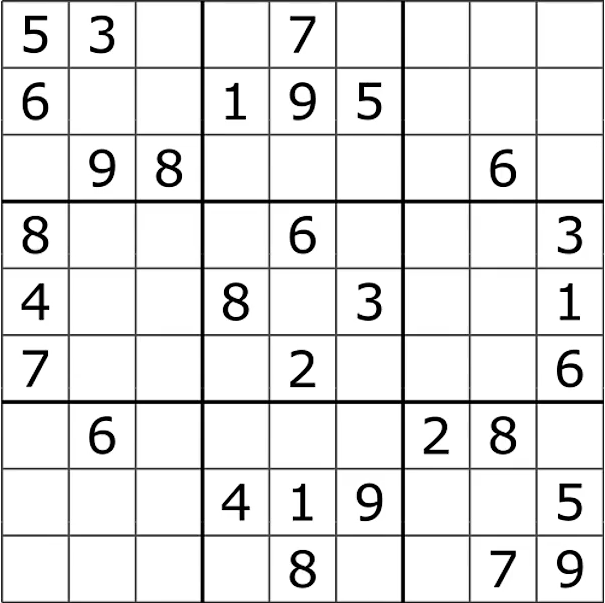
#> input picture OpenCV实战/3_图像拼接/chess.png, 605 x 603 px
$ python 1_harris.py
#> lines starting #> are read from the running program, lines starting #| are printed output that depends on the picture
"""
Harris角点.
哈里斯角点检测:
三种状况:
    1. 一种是平坦区域.
    2. 一种是沿边缘进行移动, 那么x轴方向进行sobel运算则不会变.
    3. 如果已经在角点上时, 那么无论角点, 往那个方向上变换, 那么像素都会发生变化.


"""

import cv2 as cv
import numpy as np


img = cv.imread("./chess.png")
#> img is the input picture: shape (603, 605, 3); mean B, G, R 230.1, 230.1, 230.1
img_gray = cv.cvtColor(img, cv.COLOR_BGR2GRAY)

# 使用harris角点检测:
img_harris = cv.cornerHarris(
    src=img_gray,
    blockSize=5,
    ksize=5, # sobel的卷积核
    k=0.04 # 权重系数
)
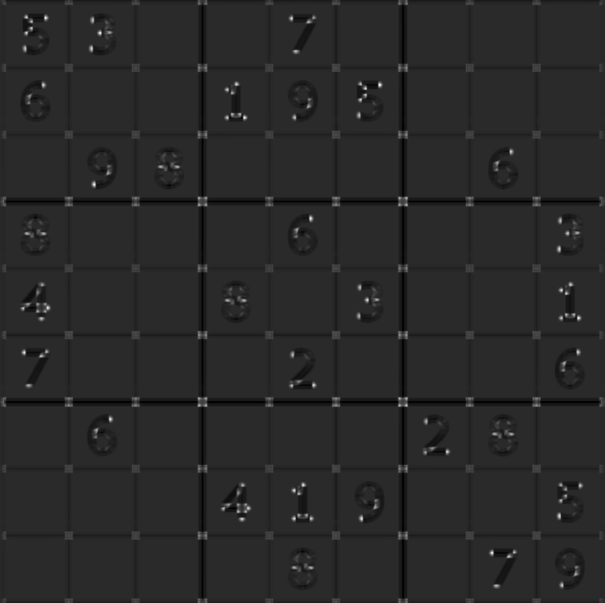
#> img_harris: shape (603, 605) float32; min -1.18, max 5.88, mean -0.035; drawn with min black and max white

# show image
cv.imshow("harris", img_harris)
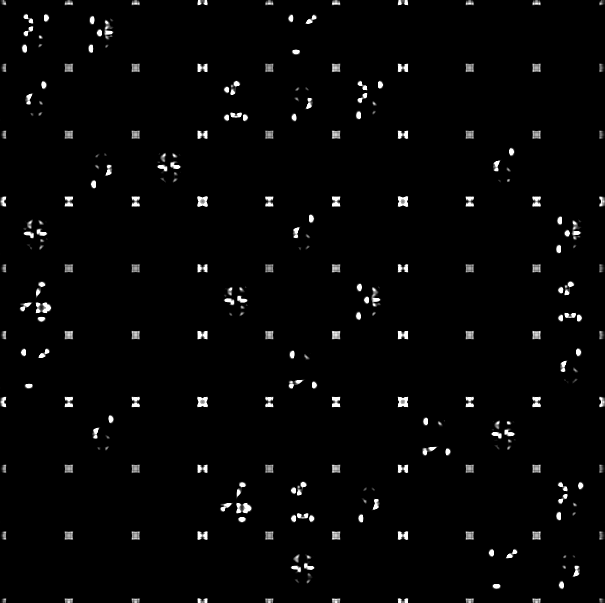
#> window 'harris': shape (603, 605); min 0, max 255, mean 5.4

cv.waitKey(0)

cv.destroyAllWindows()
